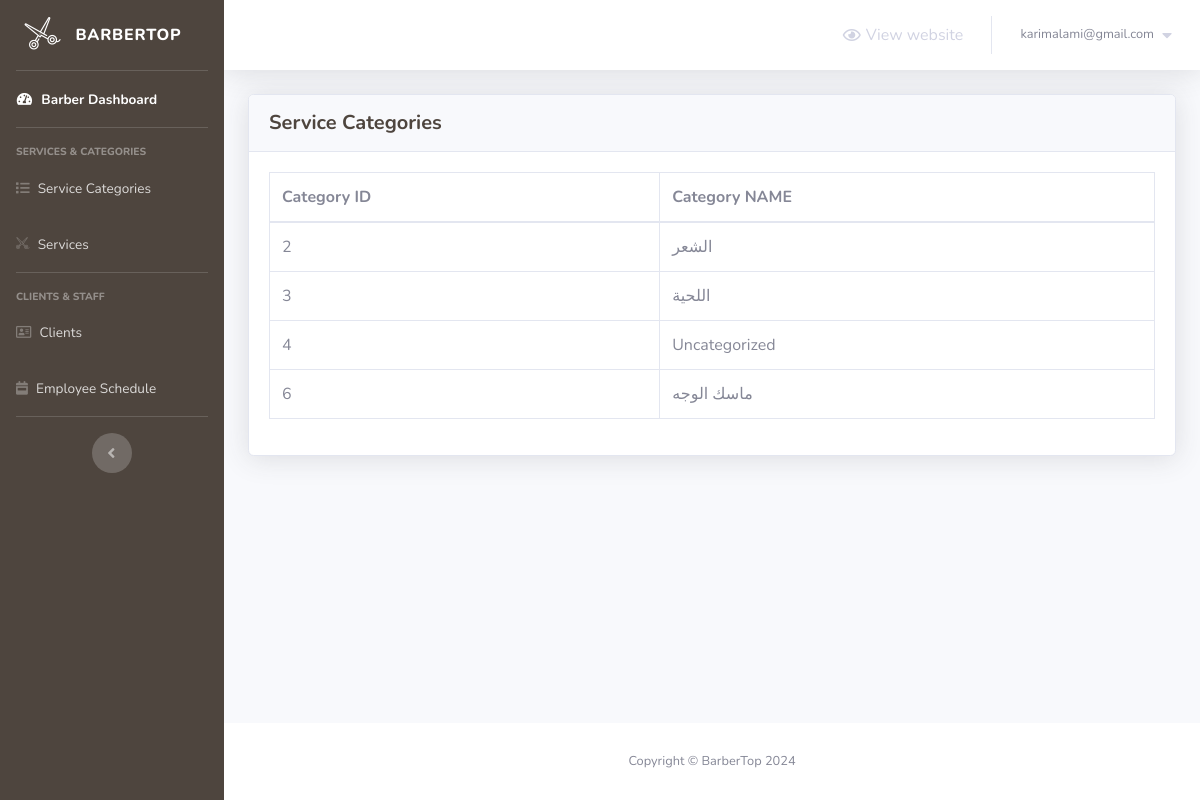
The page /barber/service-categories.php (signed in) on the database its author committed.
### tables this page shows
CREATE TABLE `service_categories` (
  `category_id` int(2) NOT NULL,
  `category_name` varchar(50) NOT NULL
);

### barber/service-categories.php (the view, shortened to what this page needs)
<?php
    include 'connect.php';
    include 'Includes/header.php';
    if(isset($_SESSION['email_barbertop']) && isset($_SESSION['password_barbertop']))
    {
?>
        <div class="container-fluid">
            <?php
                $stmt = $con->prepare("SELECT * FROM service_categories");
                $stmt->execute();
                $rows_categories = $stmt->fetchAll();
            ?>
            <div class="card shadow mb-4">
                <div class="card-header py-3">
                    <h5 class="m-0 font-weight-bold text-primary">Service Categories</h5>
                </div>
                <div class="card-body">
                    <div class="table-responsive">
                        <table class="table table-bordered" id="dataTable" width="100%" cellspacing="0">
                            <thead>
                                <tr>
                                    <th>Category ID</th>
                                    <th>Category NAME</th>
                                </tr>
                            </thead>
                            <tbody>
                                <?php
                                foreach($rows_categories as $category)
                                {
                                    echo "<tr>";
                                        echo "<td>";
                                            echo $category['category_id'];
                                        echo "</td>";
                                        echo "<td>";
                                            echo $category['category_name'];
                                        echo "</td>";
                                    echo "</tr>";
                                }
                            ?>
                            </tbody>
                        </table>
                    </div>
                </div>
            </div>
        </div>
<?php
        include 'Includes/footer.php';
    }
    else
    {
        header('Location: login.php');
        exit();
    }
?>

### rows shown on the page
service_categories: category_id "2", category_name "الشعر"
service_categories: category_id "3", category_name "اللحية"
service_categories: category_id "4", category_name "Uncategorized"
service_categories: category_id "6", category_name "ماسك الوجه"

### other values the page prints
$_SESSION['email_barbertop'] "karimalami@gmail.com"
